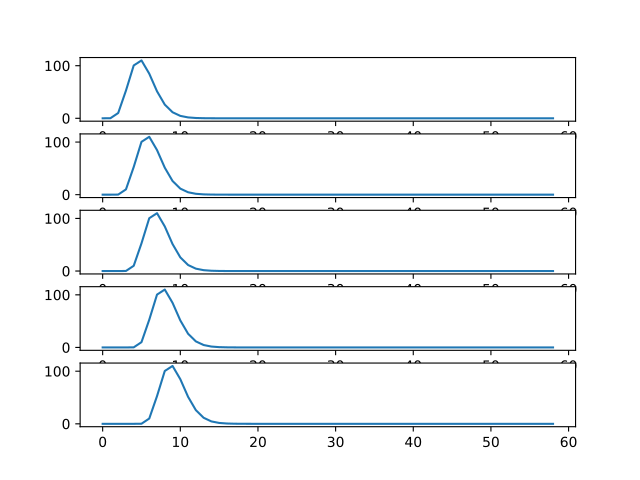

This figure's Python source:
fig, axes = plt.subplots(5, 1)
for row_no in range(5):
    axes[row_no].plot(shifted_hrfs[row_no, :])
# [...]
